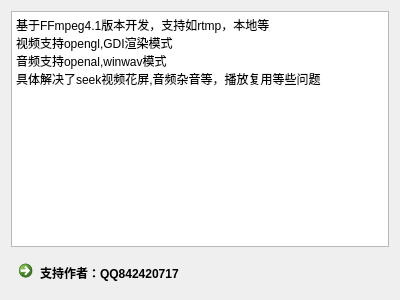
<?xml version="1.0" encoding="UTF-8"?>
<ui version="4.0">
 <class>AboutUs</class>
 <widget class="QDialog" name="AboutUs">
  <property name="geometry">
   <rect>
    <x>0</x>
    <y>0</y>
    <width>400</width>
    <height>300</height>
   </rect>
  </property>
  <property name="windowTitle">
   <string>AboutUs</string>
  </property>
  <layout class="QVBoxLayout" name="verticalLayout">
   <item>
    <widget class="QTextEdit" name="textEdit">
     <property name="html">
      <string>&lt;!DOCTYPE HTML PUBLIC &quot;-//W3C//DTD HTML 4.0//EN&quot; &quot;http://www.w3.org/TR/REC-html40/strict.dtd&quot;&gt;
&lt;html&gt;&lt;head&gt;&lt;meta name=&quot;qrichtext&quot; content=&quot;1&quot; /&gt;&lt;style type=&quot;text/css&quot;&gt;
p, li { white-space: pre-wrap; }
&lt;/style&gt;&lt;/head&gt;&lt;body style=&quot; font-family:'SimSun'; font-size:9pt; font-weight:400; font-style:normal;&quot;&gt;
&lt;p style=&quot; margin-top:0px; margin-bottom:0px; margin-left:0px; margin-right:0px; -qt-block-indent:0; text-indent:0px;&quot;&gt;基于FFmpeg4.1版本开发，支持如rtmp，本地等&lt;/p&gt;
&lt;p style=&quot; margin-top:0px; margin-bottom:0px; margin-left:0px; margin-right:0px; -qt-block-indent:0; text-indent:0px;&quot;&gt;视频支持opengl,GDI渲染模式&lt;/p&gt;
&lt;p style=&quot; margin-top:0px; margin-bottom:0px; margin-left:0px; margin-right:0px; -qt-block-indent:0; text-indent:0px;&quot;&gt;音频支持openal,winwav模式&lt;/p&gt;
&lt;p style=&quot; margin-top:0px; margin-bottom:0px; margin-left:0px; margin-right:0px; -qt-block-indent:0; text-indent:0px;&quot;&gt;具体解决了seek视频花屏,音频杂音等，播放复用等些问题&lt;/p&gt;&lt;/body&gt;&lt;/html&gt;</string>
     </property>
    </widget>
   </item>
   <item>
    <widget class="QCommandLinkButton" name="pushButton">
     <property name="text">
      <string>支持作者：QQ842420717</string>
     </property>
    </widget>
   </item>
  </layout>
 </widget>
 <layoutdefault spacing="6" margin="11"/>
 <resources/>
 <connections/>
</ui>
